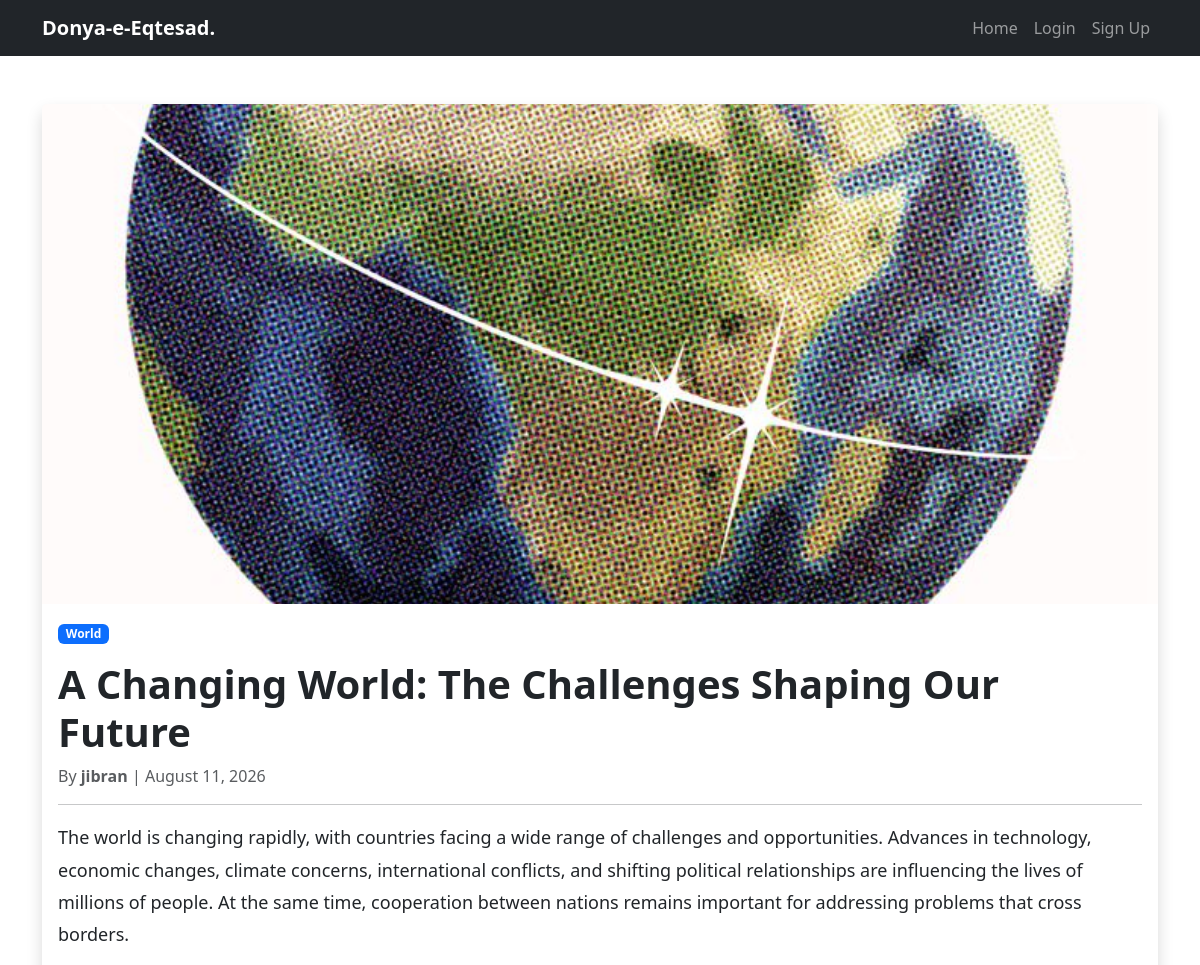
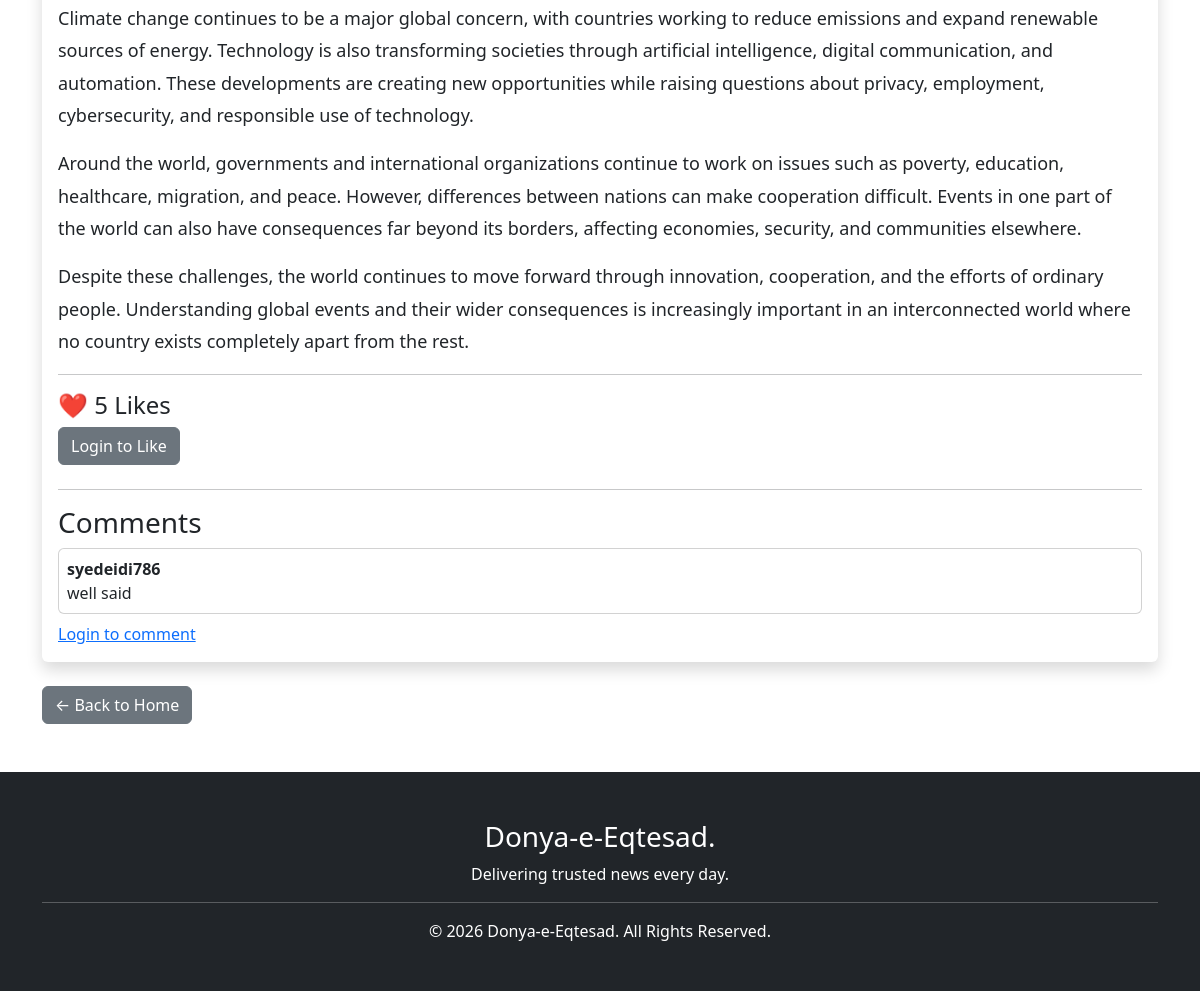
The page /article/11/ on the database its author committed (2 pictures, top to bottom).
### articles/models.py (models this page shows, shortened)
class Article(models.Model):
    CATEGORY_CHOICES = [
        ("Politics", "Politics"),
        ("Sports", "Sports"),
        ("Technology", "Technology"),
        ("Business", "Business"),
        ("Entertainment", "Entertainment"),
        ("World", "World"),
        ("Health", "Health"),
    ]
    title = models.CharField(max_length=200)
    body = models.TextField()
    image = models.ImageField(
        upload_to="articles/",
        blank=True,
        null=True,
    )
    likes = models.ManyToManyField(
        settings.AUTH_USER_MODEL,
        related_name="liked_articles",
        blank=True,
    )
    category = models.CharField(
        max_length=20,
        choices=CATEGORY_CHOICES,
        default="World",
    )
    author = models.ForeignKey(
        settings.AUTH_USER_MODEL,
        on_delete=models.CASCADE,
    )
    created_at = models.DateTimeField(auto_now_add=True)
    updated_at = models.DateTimeField(auto_now=True)

class Comment(models.Model):
    article = models.ForeignKey(
        Article,
        on_delete=models.CASCADE,
        related_name="comments",
    )
    author = models.ForeignKey(
        settings.AUTH_USER_MODEL,
        on_delete=models.CASCADE,
    )
    body = models.TextField()
    created_at = models.DateTimeField(auto_now_add=True)

### articles/views.py (the view)
def article_detail(request, id):
    article = get_object_or_404(
        Article,
        id=id,
    )
    liked = False
    if request.user.is_authenticated:
        liked = article.likes.filter(
            id=request.user.id
        ).exists()
    return render(
        request,
        "articles/article_detail.html",
        {
            "article": article,
            "liked": liked,
        },
    )

### templates/articles/article_detail.html (shortened to what this page needs)
{% extends "base.html" %}
{% block content %}
<div class="container mt-5">
    <div class="card shadow border-0">
        {% if article.image %}
        <img
            src="{{ article.image.url }}"
            class="card-img-top"
            style="max-height:500px; object-fit:cover;"
        >
        {% endif %}
        <div class="card-body">
            <span class="badge bg-primary mb-3">
                {{ article.category }}
            </span>
            <h1 class="fw-bold">
                {{ article.title }}
            </h1>
            <p class="text-muted">
                By <strong>{{ article.author }}</strong> |
                {{ article.created_at|date:"F d, Y" }}
            </p>
            <hr>
            <div style="font-size:18px; line-height:1.8;">
                {{ article.body|linebreaks }}
            </div>
            <hr>
            <div class="mb-4">
                <h4>
                    ❤️ {{ article.likes.count }} Likes
                </h4>
                {% if user.is_authenticated %}
                <form method="POST" action="{% url 'like_article' article.id %}">
                    {% csrf_token %}
                    {% if liked %}
                    <button type="submit" class="btn btn-danger">
                        Unlike ❤️
                    </button>
                    {% else %}
                    <button type="submit" class="btn btn-outline-danger">
                        Like 🤍
                    </button>
                    {% endif %}
                </form>
                {% else %}
                <a href="{% url 'login' %}" class="btn btn-secondary">
                    Login to Like
                </a>
                {% endif %}
            </div>
            <hr>
            <h3 id="comments">
                Comments
            </h3>
            {% for comment in article.comments.all %}
            <div class="card p-2 mb-2">
                <strong>
                    {{ comment.author }}
                </strong>
                <p class="mb-0">
                    {{ comment.body }}
                </p>
            </div>
            {% empty %}
            <p>
                No comments yet.
            </p>
            {% endfor %}
            {% if user.is_authenticated %}
            <form method="POST" action="{% url 'add_comment' article.id %}">
                {% csrf_token %}
                <textarea
                    name="body"
                    class="form-control"
                    placeholder="Write comment..."
                    required></textarea>
                <button type="submit" class="btn btn-primary mt-2">
                    Comment
                </button>
            </form>
            {% else %}
            <a href="{% url 'login' %}">
                Login to comment
            </a>
            {% endif %}
        </div>
    </div>
    <div class="mt-4">
        <a href="{% url 'home' %}" class="btn btn-secondary">
            ← Back to Home
        </a>
    </div>
</div>
{% endblock %}

### rows shown on the page
Article: image (picture), category "World", title "A Changing World: The Challenges Shaping Our Future", author "jibran", created_at "August 11, 2026", body "The world is changing rapidly, with countries facing a wide range of challenges and opportunities. Advances in technology, economic changes, climate concerns, international conflicts, and shifting political relationships are influencing the lives of millions of people. At the same time, cooperation between nations remains important for addressing problems that cross borders. Climate change continues to be a major global concern, with countries working to reduce emissions and expand renewable sources of energy. Technology is also transforming societies through artificial intelligence, digital communication, and automation. These developments are creating new opportunities while raising…", likes.count "5"
Comment: author "syedeidi786", body "well said"
